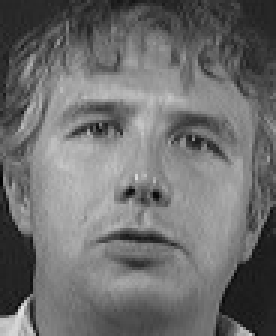
#> input picture face_1.jpg, 92 x 112 px (shown 3 times larger)
$ python -i FaceRecognition.py   (imports and definitions only)
#> lines starting #> are read from the running program, lines starting #| are printed output that depends on the picture; after the words box and inside, x2 and y2 are one past the last pixel; in counts of white or black regions, pixels touching at a corner belong together
import cv2
import ipywidgets as widgets
from IPython.display import display
from tkinter import *
from tkinter import ttk
from matplotlib import pyplot as plt


def template_matching(tmp, pic):
    method = ['cv2.TM_CCOEFF_NORMED']
    image = cv2.imread(pic, 0)
    template = cv2.imread(tmp, 0)
    w, h = template.shape[::-1]

    for meth in method:
        img = image.copy()
        method = eval(meth)

        res = cv2.matchTemplate(img, template, method)
        min_val, max_val, min_loc, top_left = cv2.minMaxLoc(res)
        bottom_right = (top_left[0] + w, top_left[1] + h)

        cv2.rectangle(img, top_left, bottom_right, 0, 1)

        plt.subplot(121)
        plt.imshow(res, cmap='gray')
        plt.title('Matching Result')
        plt.xticks([]), plt.yticks([])
        plt.subplot(122)
        plt.imshow(img, cmap='gray')
        plt.title('Detected Point')
        plt.xticks([])
        plt.yticks([])
        plt.suptitle(meth)
        plt.show()

templates = ['template_eye.jpg', 'template_nose.jpg', 'template_half_face.jpg', 'template_face.jpg']
test_images = ['face_1.jpg', 'face_2.jpg', 'face_3.jpg', 'face_defect_1.jpg', 'face_defect_2.jpg', 'face_defect_3.jpg']


def viola_jones(image_path):
#> called with image_path = 'face_1.jpg'
    face_cascade = cv2.CascadeClassifier(
        cv2.data.haarcascades + 'haarcascade_frontalface_default.xml',
    )
    eye_cascade = cv2.CascadeClassifier(
        cv2.data.haarcascades + 'haarcascade_eye.xml',
    )

    line_width = 1
    face_color = (0, 0, 255)
    eyes_color = (0, 255, 0)
    scale_factor = 1.1
    min_neighbors = 6

    img = cv2.imread(image_path)
#> img is the input picture: shape (112, 92, 3); min 3, max 233, mean 110
    gray = cv2.cvtColor(img, 7)

    faces = face_cascade.detectMultiScale(
        gray, scale_factor, min_neighbors,
    )
#> faces = [[5, 11, 85, 85]]

    for x, y, w, h in faces:
        img = cv2.rectangle(
            img, (x, y), (x + w, y + h), face_color, line_width,
        )

        roi_gray = gray[y: y + h, x: x + w]
        roi_color = img[y: y + h, x: x + w]

        eyes = eye_cascade.detectMultiScale(roi_gray)

        for source, ey, ew, eh in eyes:
            cv2.rectangle(
                roi_color,
                (source, ey),
                (source + ew, ey + eh),
                eyes_color,
                line_width,
            )
#> this loop made 1 pass
#> (x, y, w, h, eyes) on pass 1: (5, 11, 85, 85, [[15, 19, 25, 25], [47, 24, 24, 24]])
#> pass 1, in viola_jones, `img = cv2.rectangle( img, (x, y), (x + w, y + h), face_color, line_wid..`:
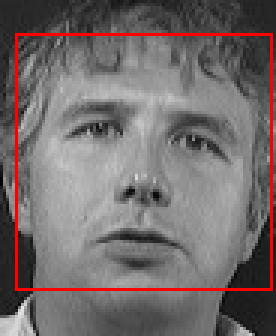
#> img: shape (112, 92, 3) (shown 3 times larger); 3.3% of pixels changed, all inside (x1, y1, x2, y2) = (5, 11, 91, 97)
#> pass 1, in viola_jones, `roi_gray = gray[y: y + h, x: x + w]`:
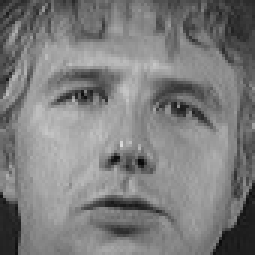
#> roi_gray: shape (85, 85) (shown 3 times larger); min 9, max 218, mean 124.8
#> pass 1, in viola_jones, `roi_color = img[y: y + h, x: x + w]`:
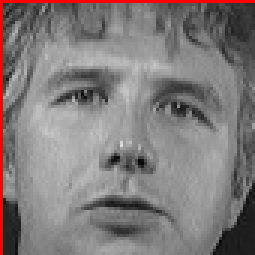
#> roi_color: shape (85, 85, 3) (shown 3 times larger); mean B, G, R 123, 123, 129
#> after the loop:
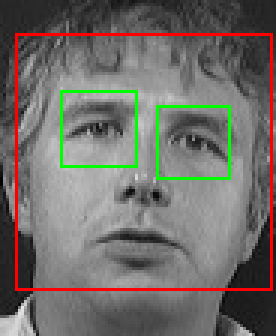
#> img: shape (112, 92, 3) (shown 3 times larger); 1.9% of pixels changed, all inside (x1, y1, x2, y2) = (20, 30, 77, 60)
#> after the loop:
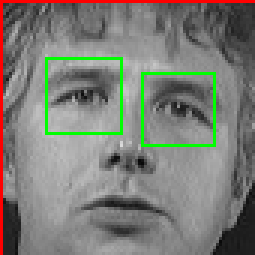
#> roi_color: shape (85, 85, 3) (shown 3 times larger); 2.71% of pixels changed, all inside (x1, y1, x2, y2) = (15, 19, 72, 49)

    plt.imshow(img)
#> (this line was passed over: IPython is not available in this run)
    cv2.destroyAllWindows()
    plt.show()


def click_button():
    if (method_entry.get() == "Template Matching"):
        template_matching(template_entry.get(), image_entry.get())

    if (method_entry.get() == "Viola Jones"):
        viola_jones(image_entry.get())


# [1 line not run here, left out]
# [1 line that did not run here, left out]

# [1 line that did not run here, left out]
lab = Label(text="method", bg='white')

image_entry = Entry()
image_lab = Label(text="image", bg='white')

template_entry = Entry()
template_lab = Label(text="template", bg='white')

select_button = Button(text="Выбрать", command=click_button)

# [12 lines not run here, left out]

>>> result = viola_jones('face_1.jpg')

$ run again, on face_2.jpg
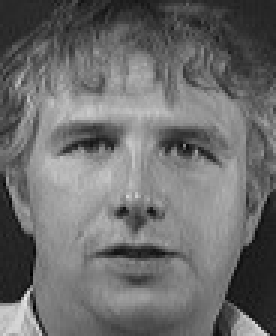
#> input picture face_2.jpg, 92 x 112 px (shown 3 times larger)
#> in viola_jones, img is the input picture: shape (112, 92, 3); min 0, max 236, mean 108.5
#> faces = [[4, 16, 86, 86]]
#> the loop in viola_jones, `for x, y, w, h in faces:` made 1 pass
#> (x, y, w, h, eyes) on pass 1: (4, 16, 86, 86, [[45, 22, 25, 25]])
#> after the loop in viola_jones, `for x, y, w, h in faces:`:
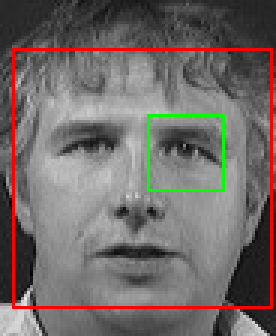
#> img: shape (112, 92, 3) (shown 3 times larger); mean B, G, R 104.3, 106.8, 112.8
#> after the loop in viola_jones, `for x, y, w, h in faces:`:
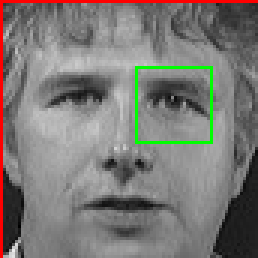
#> roi_color: shape (86, 86, 3) (shown 3 times larger); mean B, G, R 117.9, 121.3, 123.8

$ run again, on face_3.jpg
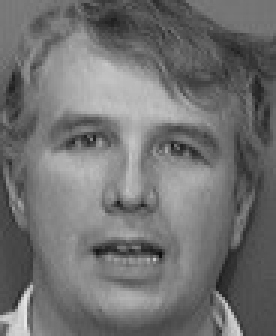
#> input picture face_3.jpg, 92 x 112 px (shown 3 times larger)
#> in viola_jones, img is the input picture: shape (112, 92, 3); min 14, max 232, mean 113.4
#> faces = [[7, 20, 73, 73]]
#> the loop in viola_jones, `for x, y, w, h in faces:` made 1 pass
#> (x, y, w, h, eyes) on pass 1: (7, 20, 73, 73, [[11, 16, 22, 22], [39, 18, 23, 23]])
#> after the loop in viola_jones, `for x, y, w, h in faces:`:
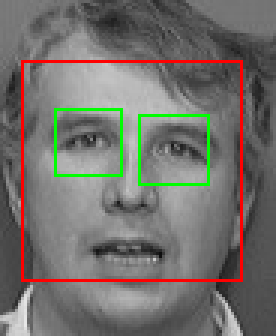
#> img: shape (112, 92, 3) (shown 3 times larger); mean B, G, R 107.8, 112.3, 115.1
#> after the loop in viola_jones, `for x, y, w, h in faces:`:
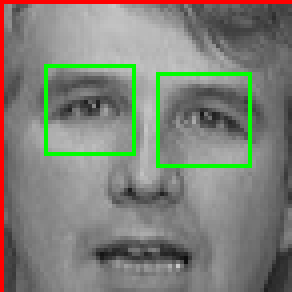
#> roi_color: shape (73, 73, 3) (shown 4 times larger); mean B, G, R 119.9, 128.5, 126.9
